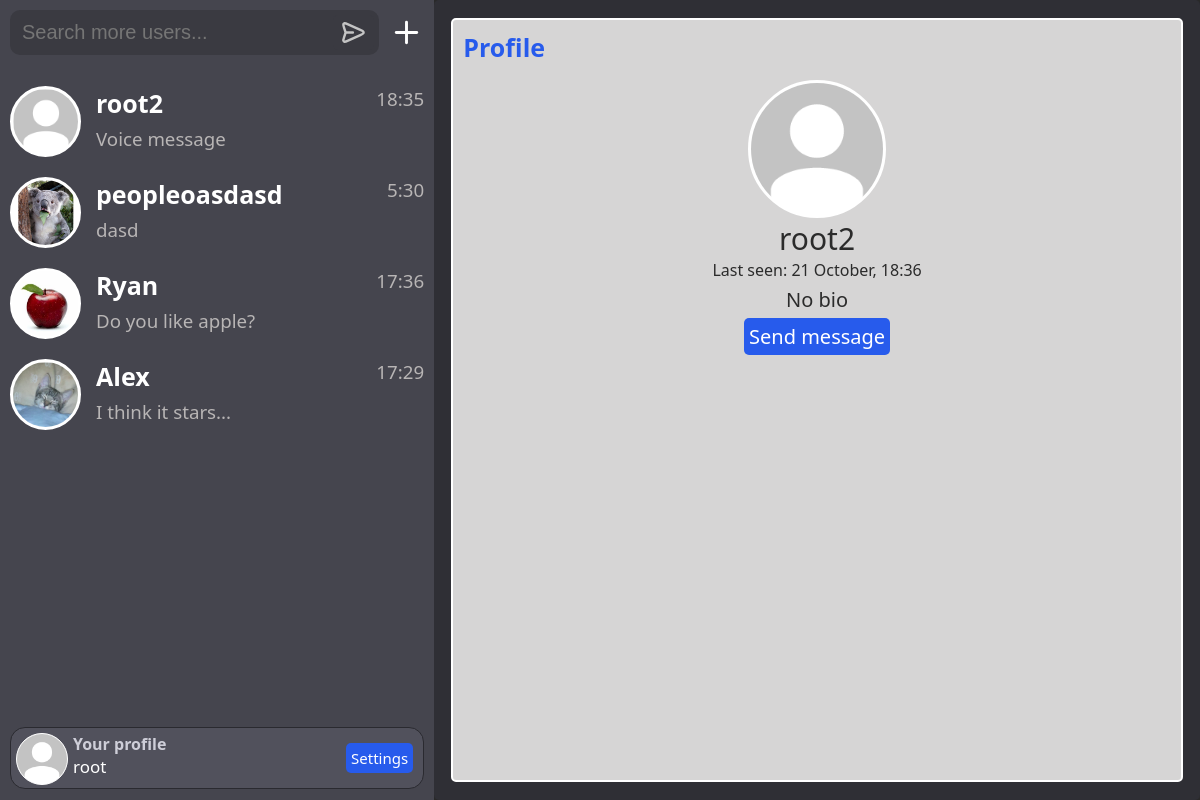
The page /user/root2 (signed in) on the database its author committed.
### chat/models.py (models this page shows, shortened)
class Chat(models.Model):
    participants = models.ManyToManyField(User)
    time_create = models.DateTimeField(auto_now_add=True)

class Profile(models.Model):
    user = models.OneToOneField(User, on_delete=models.CASCADE)
    avatar = models.ImageField(upload_to=user_directory_path, default='default_avatar.jpg')
    bio = models.TextField(max_length=255, blank=True, default='No bio')
    last_online = models.DateTimeField(auto_now=True, blank=True, null=True)
    status_online = models.BooleanField(blank=True, default=False)

class Messages(models.Model):
    message_type = models.TextField(max_length=255)
    user = models.ForeignKey(User, on_delete=models.SET_NULL, blank=True, null=True)
    content = models.TextField(max_length=255)
    time_create = models.DateTimeField(auto_now_add=True)
    read = models.BooleanField(default=False)
    chat_id = models.IntegerField()

class Group(models.Model):
    root = models.ForeignKey(User, on_delete=models.SET_NULL, blank=True, null=True)
    name = models.CharField(max_length=255)
    avatar = models.ImageField(upload_to=groups_directory_path, default='default_group_avatar.jpg')
    bio = models.TextField(max_length=255, default='No bio')
    participants = models.ManyToManyField(User, related_name='participant_groups')
    admins = models.ManyToManyField(User, related_name='admin_groups')
    time_create = models.DateTimeField(auto_now_add=True)
    USERNAME_FIELD = 'root'

class GroupMessages(models.Model):
    message_type = models.TextField(max_length=255)
    user = models.ForeignKey(User, on_delete=models.SET_NULL, blank=True, null=True)
    content = models.TextField(max_length=255)
    time_create = models.DateTimeField(auto_now_add=True)
    read = models.BooleanField(default=False)
    chat_id = models.IntegerField()

### chat/views.py (the view)
# urls.py: path('user/<str:username>', UserProfile.as_view(), name='user_profile'),
class UserProfile(DataMixin, LoginRequiredMixin, ListView):
    model = User
    template_name = 'chat/user_profile.html'
    context_object_name = 'user'
    def get_context_data(self, **kwargs):
        context = super().get_context_data(**kwargs)
        c_def = self.get_user_context(title=f"Profile: {self.kwargs['username']}")
        return dict(list(context.items()) + list(c_def.items()))
    def get_queryset(self):
        queryset = User.objects.get(username=self.kwargs['username'])
        return queryset

### chat/templates/chat/user_profile.html (shortened to what this page needs)
{% extends 'chat/base.html' %}
{% load static %}
{% block head %}
<link rel="stylesheet" href="{% static 'chat/css/user_profile_style.css' %}" type="text/css">
{% endblock %}
{% block content %}
<div class="chat">
<div class="profile">
    <div class="profile-info">
        Profile
    </div>
    <div class="profile-container">
        <div class='profile-avatar'><img class="profile-avatar-img" src="{{ user.profile.avatar.url }}"></div>
        <div class="profile-username">{{user.username}}</div>
        {% if user.profile.status_online %}
        <div class="profile-last-online-true" title="online">
            Online
        </div>
        {% else %}
        <div class="profile-last-online" title="{{user.profile.last_online}}">
            Last seen: {{user.profile.last_online|date:'d F, H:i'}}
        </div>
        {% endif %}
        <div class="profile-bio">{{user.profile.bio}}</div>
        <div class="profile-addchat-button">
            <a class="profile-addchat-button-a" href="/newchat/{{user.pk}}">Send message</a>
        </div>
    </div>
</div>
</div>
{% endblock %}

### chat/templates/chat/base.html (shortened to what this page needs)
{% load static %}
<!DOCTYPE html>
<html>
<head>
    <link rel="stylesheet" href="{% static 'chat/css/styles.css' %}" type="text/css">
    {% block head %}
    {% endblock %}
</head>
<body>
<div class="full-page">
    <div class="users-chats">
        <div class="users-chats-search">
            <div class="users-chats-search-container-input">
                <div style="padding: 0 5px 0 5px; width: 90%;">
                    <input id="users-chats-search-input" placeholder="Search more users..." type="text" size="100">
                </div>
                <div style="margin-left: auto;">
                    <button id="users-chats-search-submit"><img class="users-chats-search-button" src="{% static 'chat/svg/send.svg' %}"></button>
                </div>
            </div>
            <div class="users-chats-search-add-group">
                <a class="users-chats-search-add-a" title="Create Group" href="{% url 'create_group' %}">
                    <img class='users-chats-search-add-img' src="{% static 'chat/svg/add.svg' %}">
                </a>
            </div>
        </div>
        <div class="users-chats-list">
            {% for chat in chats %}
            {% if chat.chat.pk == room_name %}
                {% if chat.type == 'chat' %}
                    {% if chat.type == type_page %}
                    <a href="/chat/{{chat.chat.pk}}"><div class="users-chats-list-user-selected">
                    {% else %}
                    <a href="/chat/{{chat.chat.pk}}"><div id="chat-{{chat.chat.pk}}" class="users-chats-list-user">
                    {% endif %}
                {% else %}
                {% if chat.type == type_page %}
                    <a href="/group/{{chat.chat.pk}}"><div class="users-chats-list-user-selected">
                {% else %}
                    <a href="/group/{{chat.chat.pk}}"><div id="group-{{chat.chat.pk}}" class="users-chats-list-user">
                {% endif %}
                {% endif %}
            {% else %}
                {% if chat.type == 'chat' %}
                    <a href="/chat/{{chat.chat.pk}}"><div id="chat-{{chat.chat.pk}}" class="users-chats-list-user">
                {% else %}
                    <a href="/group/{{chat.chat.pk}}"><div id="group-{{chat.chat.pk}}" class="users-chats-list-user">
                {% endif %}
            {% endif %}
            <div id='avatar-{{ chat.mate.pk }}' style="display: flex; position: relative;">
                <div class='user-chats-list-avatar'>
                    {% if chat.type == 'chat' %}
                        <img class="user-chats-list-avatar-img" src="{{ chat.mate.profile.avatar.url }}">
                    {% else %}
                        <img class="user-chats-list-avatar-img" src="{{ chat.chat.avatar.url }}">
                    {% endif %}
                </div>
                <div style="display: grid;">
                    {% if chat.type == 'chat' %}
                        <h1 class="users-name-style">{{chat.mate}}</h1>
                    {% else %}
                        <h1 class="users-name-style">{{chat.chat.name}}</h1>
                    {% endif %}
                    {% if chat.message.message_type == 'text' %}
                        {% if chat.message.content|length > 20%}
                            <h3 id="message-{{chat.chat.pk}}" class="users-chats-list-last-message">{{chat.message.content|slice:":17" }}...</h3>
                        {% else %}
                            <h3 id="message-{{chat.chat.pk}}" class="users-chats-list-last-message">{{chat.message.content|slice:":20" }}</h3>
                        {% endif %}
                    {% elif chat.message.message_type == 'audio' %}
                        <h3 id="message-{{chat.chat.pk}}" class="users-chats-list-last-message">Voice message</h3>
                    {% endif %}
                </div>
                <div style="display: flex; margin-inline-start: auto;">
                    <h3 id="time-{{chat.chat.pk}}" title="{{chat.message.time_create}}" class="users-chats-list-last-message">{{chat.message.time_create|date:"G:i"}}</h3>
                </div>
            </div>
            </div></a>
            {% endfor %}
        </div>
        <div class="users-chats-profile">
            <div class='users-chats-profile-avatar'>
                <img class="users-chats-profile-avatar-img" src="{{ request.user.profile.avatar.url }}">
            </div>
            <div style="margin-left: 5px;">
                <h4 style="color: #ceced8;">Your profile</h4>
                {% if request.user.username|length > 9 %}
                    <div class="size-myname-long">{{request.user.username}}</div>
                {% else %}
                    <div class="size-myname">{{request.user.username}}</div>
                {% endif %}
            </div>
            <a href='{% url "settings" %}' class="settings-button">Settings</a>
        </div>
    </div>
{% block content %}
{% endblock %}
</body>
</html>

### chat/static/chat/css/styles.css (style rules this page uses)
body { background-color: #292929; font-family: system-ui, sans-serif; height: 100%; }
h1, h2, h3, h4 { margin: 0; }
a { text-decoration: none; color: #fff; }
.chat { background-color: #2f2f35; border-radius: 5px; width: 100%; margin: 0 auto; position: relative; display: grid; }
.users-chats-list-user { position: relative; background-color: #45454e; color: #fff; padding: 10px 10px; }
.users-chats-search-button { height: 29px; margin: auto; }
.full-page { width: 100%; position: absolute; top: 50%; left: 50%; transform: translate(-50%, -50%); display: flex; height: 100vh; }
.users-chats { width: 18cm; height: 100%; background-color: #45454e; position: relative; display: grid; }
.users-chats-list-last-message { margin: 0; color: #b8b5b5; font-weight: 400; overflow: hidden; text-overflow: ellipsis; white-space: nowrap; }
.users-chats-list { word-wrap: break-word; overflow: auto; height: calc(100vh - 160px); }
.users-chats-search { margin-bottom: 10px; height: 65px; display: flex; }
.users-chats-profile { height: 50px; color: #fff; padding: 5px; margin: 10px; border-radius: 15px; background-color: #51515c; border: 1px solid #2a2a30; display: flex; word-wrap: break-word; }
.users-chats-search-container-input { display: flex; margin: 10px; background-color: #3a3a41; padding: 5px; border-radius: 10px; height: 35px; }
#users-chats-search-input { background-color: #3a3a41; color: #fff; border: none; outline: none; font-size: 20px; width: 100%; margin: 5px 0 5px 0; }
#users-chats-search-submit { background-color: #3a3a41; border: none; outline: none; border-radius: 5px; height: 100%; display: flex; }
.settings-button { background-color: #275bec; font-size: 15px; font-weight: 500; margin-left: auto; margin-top: auto; margin-bottom: auto; margin-right: 5px; padding: 5px; border-radius: 5px; }
.users-chats-profile-avatar { width: 50px; height: 50px; overflow: hidden; border-radius: 50%; position: relative; border: 1px solid #fff; background-color: #fff; }
.users-chats-profile-avatar-img { position: absolute; width: auto; height: 100%; margin: auto; top: 50%; left: 50%; transform: translate(-50%, -50%); }
.user-chats-list-avatar { width: 65px; height: 65px; margin-top: auto; margin-bottom: auto; margin-right: 15px; overflow: hidden; border-radius: 50%; position: relative; border: 3px solid #fff; background-color: #fff; }
.user-chats-list-avatar-img { position: absolute; width: auto; height: 100%; margin: auto; top: 50%; left: 50%; transform: translate(-50%, -50%); }
.users-chats-search-add-group { height: 45px; margin: 10px 10px 10px 0; display: flex; }
.users-chats-search-add-img { height: 35px; width: 35px; margin: auto; }
.users-chats-search-add-a { height: 35px; width: 35px; margin: auto; border-radius: 5px; }
.size-myname { font-size: 20px; }
.users-name-style { overflow: hidden; text-overflow: ellipsis; white-space: nowrap; }
@media (max-width: 1250px) { h1 { font-size: 25px; } }
@media (max-width: 1250px) { .size-myname, .size-myname-long { font-size: 17px; } }

### chat/static/chat/css/user_profile_style.css (style rules this page uses)
body { background-color: #292929; font-family: system-ui, sans-serif; height: 100%; }
a { text-decoration: none; color: #fff; }
.profile { background-color: #d6d5d5; position: relative; width: 60%; height: 95%; overflow: auto; margin: auto; border-radius: 5px; color: #2b2b2b; border: 2px solid #ffffff; display: grid; }
.profile-container { position: relative; margin: 60px; }
.profile-avatar { width: 132px; height: 132px; margin: 0 auto; overflow: hidden; border-radius: 50%; position: relative; border: 3px solid #fff; background-color: #fff; }
.profile-avatar-img { position: absolute; width: auto; height: 100%; margin: auto; top: 50%; left: 50%; transform: translate(-50%, -50%); }
.profile-username { font-size: 30px; text-align: center; font-weight: 500; }
.profile-bio { font-size: 20px; text-align: center; font-weight: 300; margin-bottom: 10px; width: 100%; margin-left: auto; margin-right: auto; overflow: auto; }
.profile-last-online { margin-bottom: 5px; text-align: center; }
.profile-addchat-button { text-align: center; margin-top: auto; }
.profile-addchat-button-a { background-color: #275bec; font-size: 20px; padding: 5px; border-radius: 5px; }
.profile-info { position: absolute; font-size: 25px; font-weight: 600; border-radius: 5px; color: #275bec; top: 10px; left: 10px; display: flex; align-items: center; }
@media (max-width: 1250px) { .profile { width: 95%; } }

### rows shown on the page
Chat: mate.profile.avatar (placeholder picture), mate "root2", message.time_create "18:35"
Group: chat.avatar (picture), chat.name "peopleoasdasd", message.content "dasd", message.time_create "5:30"
Chat: mate.profile.avatar (placeholder picture), mate "Ryan", message.content "Do you like apple?", message.time_create "17:36"
Chat: mate.profile.avatar (placeholder picture), mate "Alex", message.content "I think it stars", message.time_create "17:29"

### other values the page prints
{{ request.user.username }} "root"
{{ user.username }} "root2"
{{ user.profile.last_online|date:'d F, H:i' }} "21 October, 18:36"
{{ user.profile.bio }} "No bio"
